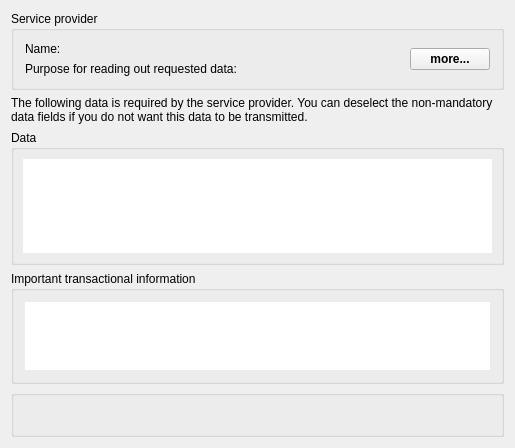
<?xml version="1.0" encoding="UTF-8"?>
<ui version="4.0">
 <class>StepAuthenticationEac1Widget</class>
 <widget class="QWidget" name="StepAuthenticationEac1Widget">
  <property name="geometry">
   <rect>
    <x>0</x>
    <y>0</y>
    <width>515</width>
    <height>448</height>
   </rect>
  </property>
  <property name="sizePolicy">
   <sizepolicy hsizetype="Expanding" vsizetype="Expanding">
    <horstretch>0</horstretch>
    <verstretch>0</verstretch>
   </sizepolicy>
  </property>
  <property name="windowTitle">
   <string>AusweisApp2</string>
  </property>
  <layout class="QVBoxLayout" name="verticalLayout">
   <item>
    <widget class="QGroupBox" name="certificateDescriptionGroupBox">
     <property name="focusPolicy">
      <enum>Qt::TabFocus</enum>
     </property>
     <property name="title">
      <string>Service provider</string>
     </property>
     <layout class="QVBoxLayout" name="verticalLayout_4">
      <item>
       <widget class="QWidget" name="detailsWidget" native="true">
        <layout class="QHBoxLayout" name="horizontalLayout_2">
         <property name="leftMargin">
          <number>0</number>
         </property>
         <property name="topMargin">
          <number>0</number>
         </property>
         <property name="rightMargin">
          <number>0</number>
         </property>
         <property name="bottomMargin">
          <number>0</number>
         </property>
         <item>
          <widget class="QWidget" name="widget_2" native="true">
           <layout class="QFormLayout" name="formLayout_2">
            <property name="fieldGrowthPolicy">
             <enum>QFormLayout::AllNonFixedFieldsGrow</enum>
            </property>
            <property name="horizontalSpacing">
             <number>6</number>
            </property>
            <property name="verticalSpacing">
             <number>6</number>
            </property>
            <property name="leftMargin">
             <number>0</number>
            </property>
            <property name="topMargin">
             <number>0</number>
            </property>
            <property name="rightMargin">
             <number>0</number>
            </property>
            <property name="bottomMargin">
             <number>0</number>
            </property>
            <item row="2" column="0">
             <widget class="QLabel" name="usageLabel">
              <property name="focusPolicy">
               <enum>Qt::TabFocus</enum>
              </property>
              <property name="text">
               <string>Purpose for reading out requested data:</string>
              </property>
             </widget>
            </item>
            <item row="2" column="1">
             <widget class="QLabel" name="usage">
              <property name="focusPolicy">
               <enum>Qt::TabFocus</enum>
              </property>
              <property name="wordWrap">
               <bool>true</bool>
              </property>
             </widget>
            </item>
            <item row="1" column="0">
             <widget class="QLabel" name="subjectNameLabel">
              <property name="focusPolicy">
               <enum>Qt::TabFocus</enum>
              </property>
              <property name="text">
               <string>Name:</string>
              </property>
             </widget>
            </item>
            <item row="1" column="1">
             <widget class="QLabel" name="subjectName">
              <property name="focusPolicy">
               <enum>Qt::TabFocus</enum>
              </property>
              <property name="wordWrap">
               <bool>true</bool>
              </property>
             </widget>
            </item>
           </layout>
          </widget>
         </item>
         <item>
          <widget class="QPushButton" name="detailsPushButton">
           <property name="sizePolicy">
            <sizepolicy hsizetype="Fixed" vsizetype="Fixed">
             <horstretch>0</horstretch>
             <verstretch>0</verstretch>
            </sizepolicy>
           </property>
           <property name="font">
            <font>
             <weight>75</weight>
             <bold>true</bold>
            </font>
           </property>
           <property name="accessibleName">
            <string>details</string>
           </property>
           <property name="text">
            <string>more...</string>
           </property>
           <property name="default">
            <bool>false</bool>
           </property>
          </widget>
         </item>
        </layout>
       </widget>
      </item>
     </layout>
    </widget>
   </item>
   <item>
    <widget class="QLabel" name="label">
     <property name="focusPolicy">
      <enum>Qt::TabFocus</enum>
     </property>
     <property name="text">
      <string>The following data is required by the service provider. You can deselect the non-mandatory data fields if you do not want this data to be transmitted.</string>
     </property>
     <property name="wordWrap">
      <bool>true</bool>
     </property>
    </widget>
   </item>
   <item>
    <widget class="QGroupBox" name="groupBox">
     <property name="focusPolicy">
      <enum>Qt::TabFocus</enum>
     </property>
     <property name="title">
      <string>Data</string>
     </property>
     <layout class="QVBoxLayout" name="verticalLayout_3">
      <property name="leftMargin">
       <number>9</number>
      </property>
      <property name="topMargin">
       <number>9</number>
      </property>
      <property name="rightMargin">
       <number>9</number>
      </property>
      <property name="bottomMargin">
       <number>9</number>
      </property>
      <item>
       <layout class="QHBoxLayout" name="horizontalLayout">
        <property name="spacing">
         <number>0</number>
        </property>
        <item>
         <widget class="QListWidget" name="listWidgetWest">
          <property name="enabled">
           <bool>true</bool>
          </property>
          <property name="accessibleDescription">
           <string/>
          </property>
          <property name="frameShape">
           <enum>QFrame::NoFrame</enum>
          </property>
          <property name="frameShadow">
           <enum>QFrame::Plain</enum>
          </property>
          <property name="lineWidth">
           <number>0</number>
          </property>
          <property name="horizontalScrollBarPolicy">
           <enum>Qt::ScrollBarAsNeeded</enum>
          </property>
          <property name="tabKeyNavigation">
           <bool>true</bool>
          </property>
         </widget>
        </item>
        <item>
         <widget class="QListWidget" name="listWidgetEast">
          <property name="enabled">
           <bool>true</bool>
          </property>
          <property name="accessibleDescription">
           <string/>
          </property>
          <property name="frameShape">
           <enum>QFrame::NoFrame</enum>
          </property>
          <property name="frameShadow">
           <enum>QFrame::Plain</enum>
          </property>
          <property name="lineWidth">
           <number>0</number>
          </property>
          <property name="horizontalScrollBarPolicy">
           <enum>Qt::ScrollBarAsNeeded</enum>
          </property>
          <property name="autoScrollMargin">
           <number>0</number>
          </property>
          <property name="tabKeyNavigation">
           <bool>true</bool>
          </property>
         </widget>
        </item>
       </layout>
      </item>
     </layout>
    </widget>
   </item>
   <item>
    <widget class="QGroupBox" name="transactionInfoGroupBox">
     <property name="focusPolicy">
      <enum>Qt::TabFocus</enum>
     </property>
     <property name="title">
      <string>Important transactional information</string>
     </property>
     <layout class="QVBoxLayout" name="verticalLayout_6">
      <item>
       <layout class="QVBoxLayout" name="transactionInfoVerticalLayout">
        <item>
         <widget class="QScrollArea" name="scrollArea">
          <property name="frameShape">
           <enum>QFrame::NoFrame</enum>
          </property>
          <property name="frameShadow">
           <enum>QFrame::Plain</enum>
          </property>
          <property name="lineWidth">
           <number>0</number>
          </property>
          <property name="widgetResizable">
           <bool>true</bool>
          </property>
          <widget class="QWidget" name="scrollAreaWidgetContents">
           <property name="geometry">
            <rect>
             <x>0</x>
             <y>0</y>
             <width>475</width>
             <height>69</height>
            </rect>
           </property>
           <layout class="QVBoxLayout" name="verticalLayout_5">
            <property name="leftMargin">
             <number>0</number>
            </property>
            <property name="topMargin">
             <number>0</number>
            </property>
            <property name="rightMargin">
             <number>0</number>
            </property>
            <property name="bottomMargin">
             <number>0</number>
            </property>
            <item>
             <widget class="QLabel" name="transactionInfo">
              <property name="focusPolicy">
               <enum>Qt::TabFocus</enum>
              </property>
              <property name="styleSheet">
               <string notr="true">background-color: white;</string>
              </property>
              <property name="text">
               <string/>
              </property>
              <property name="textFormat">
               <enum>Qt::PlainText</enum>
              </property>
              <property name="alignment">
               <set>Qt::AlignLeading|Qt::AlignLeft|Qt::AlignTop</set>
              </property>
              <property name="wordWrap">
               <bool>true</bool>
              </property>
              <property name="openExternalLinks">
               <bool>true</bool>
              </property>
             </widget>
            </item>
           </layout>
          </widget>
         </widget>
        </item>
       </layout>
      </item>
     </layout>
    </widget>
   </item>
   <item>
    <widget class="QGroupBox" name="pinGroupBox">
     <layout class="QVBoxLayout" name="verticalLayout_2">
      <property name="spacing">
       <number>0</number>
      </property>
      <property name="leftMargin">
       <number>9</number>
      </property>
      <property name="topMargin">
       <number>9</number>
      </property>
      <property name="rightMargin">
       <number>9</number>
      </property>
      <property name="bottomMargin">
       <number>9</number>
      </property>
      <item>
       <layout class="QHBoxLayout" name="horizontalLayout_3">
        <item>
         <spacer name="horizontalSpacer">
          <property name="orientation">
           <enum>Qt::Horizontal</enum>
          </property>
          <property name="sizeHint" stdset="0">
           <size>
            <width>40</width>
            <height>20</height>
           </size>
          </property>
         </spacer>
        </item>
        <item>
         <layout class="QVBoxLayout" name="pinWidgetLayout"/>
        </item>
        <item>
         <spacer name="horizontalSpacer_2">
          <property name="orientation">
           <enum>Qt::Horizontal</enum>
          </property>
          <property name="sizeHint" stdset="0">
           <size>
            <width>40</width>
            <height>20</height>
           </size>
          </property>
         </spacer>
        </item>
       </layout>
      </item>
     </layout>
    </widget>
   </item>
  </layout>
 </widget>
 <layoutdefault spacing="6" margin="11"/>
 <tabstops>
  <tabstop>certificateDescriptionGroupBox</tabstop>
  <tabstop>subjectNameLabel</tabstop>
  <tabstop>subjectName</tabstop>
  <tabstop>usageLabel</tabstop>
  <tabstop>usage</tabstop>
  <tabstop>detailsPushButton</tabstop>
  <tabstop>label</tabstop>
  <tabstop>groupBox</tabstop>
  <tabstop>listWidgetWest</tabstop>
  <tabstop>listWidgetEast</tabstop>
  <tabstop>transactionInfoGroupBox</tabstop>
 </tabstops>
 <resources/>
 <connections/>
</ui>
